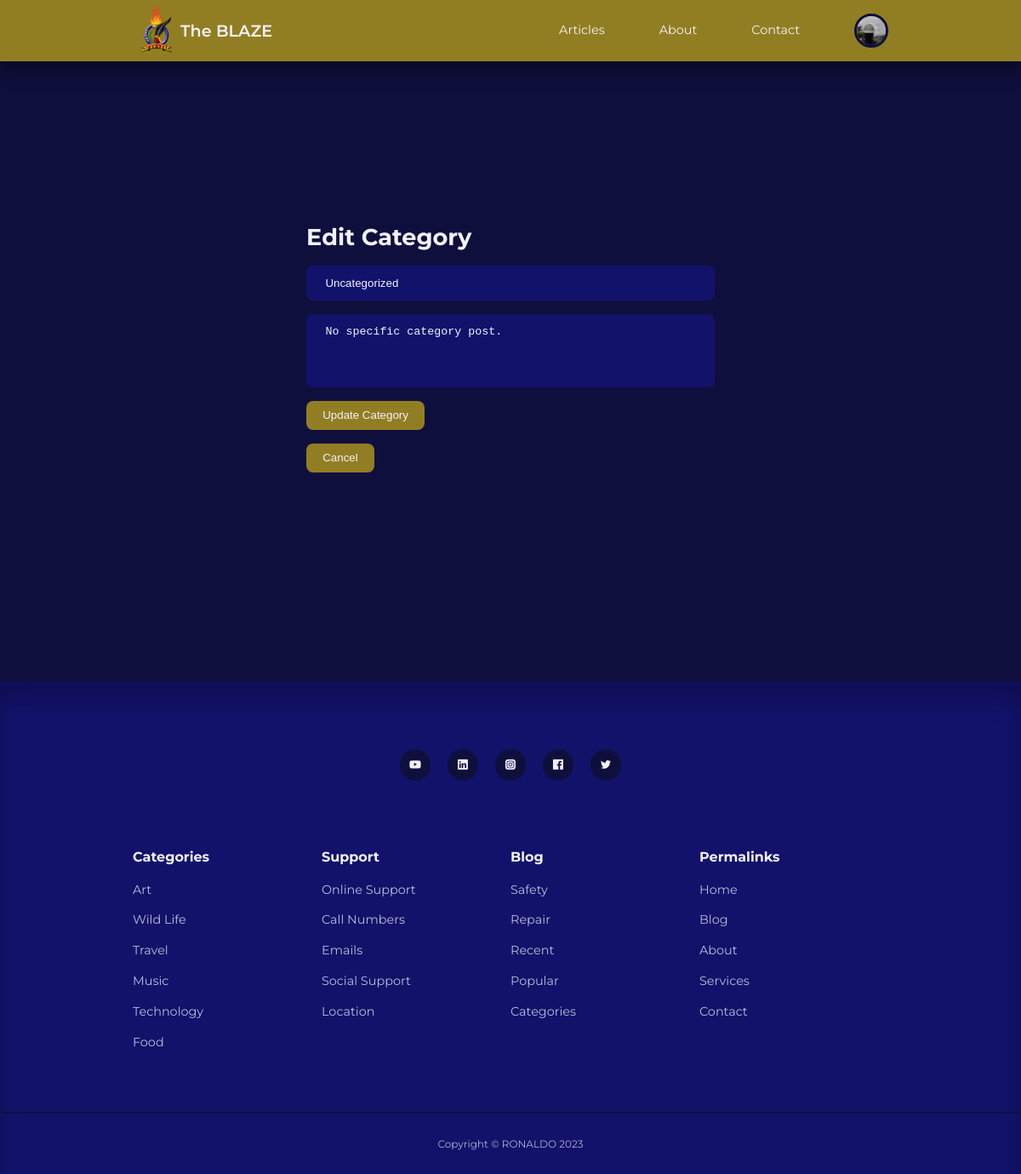
Page /admin/edit-category.php?id=15 (signed in) on the committed database.
### tables this page shows
CREATE TABLE `users` (
  `id` int(11) UNSIGNED NOT NULL,
  `firstname` varchar(50) NOT NULL,
  `lastname` varchar(50) NOT NULL,
  `username` varchar(50) NOT NULL,
  `email` varchar(100) NOT NULL,
  `password` varchar(255) NOT NULL,
  `avatar` varchar(255) NOT NULL,
  `is_admin` tinyint(1) NOT NULL
);

CREATE TABLE `categories` (
  `id` int(11) UNSIGNED NOT NULL,
  `title` varchar(50) NOT NULL,
  `description` text NOT NULL
);

### admin/components/header.php (called while the page is built, shortened)
<?php
require '../components/header.php';

### admin/edit-category.php (the view, shortened to what this page needs)
<?php
include 'components/header.php';
if (isset($_GET['id'])) {
    $id = filter_var($_GET['id'], FILTER_SANITIZE_NUMBER_INT);
    $query = "SELECT * FROM categories WHERE id=$id";
    $result = mysqli_query($connection, $query);
    if (mysqli_num_rows($result) == 1) {
        $category = mysqli_fetch_assoc($result);
    }
} else {
    header('location: ' . ROOT_URL . 'admin/manage-categories');
    die();
}
?>
<section class="form__section">
    <div class="container form__section-container">
        <h2>Edit Category</h2>
        <form action="<?= ROOT_URL ?>logics/edit-category-logic.php" method="POST">
            <input type="text" name="title" value="<?= $category['title'] ?>" placeholder="Title">
            <textarea rows="4" name="description" placeholder="Description"><?= $category['description'] ?></textarea>
            <button type="submit" name="submit" class="btn">Update Category</button>
            <button type="button" class="btn">
                <a href="manage-categories.php">Cancel</a>
            </button>
        </form>
    </div>
</section>
<?php
include '../components/footer.php';
?>

### components/header.php (shortened to what this page needs)
<?php
require 'config/database.php';
if (isset($_SESSION['user-id'])) {
    $id = filter_var($_SESSION['user-id'], FILTER_SANITIZE_NUMBER_INT);
    $query = "SELECT avatar FROM users WHERE id=$id";
    $result = mysqli_query($connection, $query);
    $avatar = mysqli_fetch_assoc($result);
}
?>
<!DOCTYPE html>
<html lang="en">
<head>
    <link rel="stylesheet" href="<?= ROOT_URL ?>css/style.css">
    <link rel="stylesheet" href="https://unicons.iconscout.com/release/v4.0.0/css/line.css">
</head>
<body>
    <nav>
        <div class="container nav__container">
            <a href="<?= ROOT_URL ?>" class="nav__logo">
                <img src="<?= ROOT_URL ?>/components/blaze_logo.png">
                The BLAZE
            </a>
            <ul class="nav__items">
                <li><a href="<?= ROOT_URL ?>blog.php">Articles</a></li>
                <li><a href="<?= ROOT_URL ?>about.php">About</a></li>
                <li><a href="<?= ROOT_URL ?>contact.php">Contact</a></li>
                <?php if (isset($_SESSION['user-id'])) : ?>
                    <li class="nav__profile">
                        <div class="avatar">
                            <img src="<?= ROOT_URL . 'images/' . $avatar['avatar'] ?>">
                        </div>
                    </li>
                <?php else : ?>
                    <li><a href="<?= ROOT_URL ?>signin.php">Sign in</a></li>
                <?php endif ?>
            </ul>
        </div>
    </nav>

### css/style.css (style rules this page uses)
:root { --color-primary: #927e22; --color-primary-light: hsla(242, 100%, 54%, 0.18); --color-primary-variant: #beae62; --color-red: #da0f3f; --color-red-light: hsl(346, 87%, 46%, 15%); --color-green: #00c476; --color-green-light: hsl(156, 100%, 38%, 15%); --color-gray-900: #12126b; --color-gray-700: #131181; --color-gray-300: rgba(242, 242, 254, 0.3); --color-gray-200: rgba(242, 242, 254, 0.7); --color-white: #f2f2fe; --color-bg: #0f0f3e; --transition: all 300ms ease; --container-width-lg: 74%; --container-width-md: 88%; --form-width: 40%; --card-border-radius-1: 0.3rem; --card-border-radius-2: 0.5rem; --card-border-radius-3: 0.8rem; --card-border-radius-4: 2rem; --card-border-radius-5: 5rem; }
* { margin: 0; padding: 0; outline: 0; border: 0; appearance: 0; list-style: none; text-decoration: none; box-sizing: border-box; }
body { font-family: 'Montserrat', sans-serif; line-height: 1.6; color: var(--color-gray-200); overflow-x: hidden; background: var(--color-bg); font-size: 0.9rem; }
.container { width: var(--container-width-lg); max-width: 1800px; margin-inline: auto; }
section { margin-top: 3rem; width: 100vw; }
h1, h2, h3, h4, h5 { color: var(--color-white); line-height: 1.3; }
h2 { font-size: 1.7rem; margin: 1rem 0; }
a { color: var(--color-white); transition: var(--transition); }
img { display: block; width: 100%; object-fit: cover; }
nav { background: var(--color-primary); width: 100vw; height: 4.5rem; position: fixed; top: 0; z-index: 10; box-shadow: 0 1rem 1rem rgba(0, 0, 0, 0.3); }
.nav__container { height: 100%; display: flex; align-items: center; justify-content: space-between; }
.avatar { width: 2.5rem; height: 2.5rem; border-radius: 50%; overflow: hidden; border: 0.2rem solid var(--color-bg); }
.nav__logo { display: flex; align-items: center; font-weight: 600; font-size: 1.2rem; }
.nav__logo img { width: 3.5rem; height: 4rem; }
.nav__items { display: flex; align-items: center; gap: 4rem; }
.nav__profile { position: relative; cursor: pointer; }
.btn { display: inline-block; width: fit-content; padding: 0.6rem 1.2rem; background: var(--color-primary); border-radius: var(--card-border-radius-2); cursor: pointer; transition: var(--transition); color: var(--color-white); }
.form__section { display: grid; place-items: center; height: 100vh; margin-top: 0; }
.form__section-container { width: var(--form-width); }
form { display: flex; flex-direction: column; gap: 1rem; }
input, textarea, select { padding: 0.8rem 1.4rem; background: var(--color-gray-900); border-radius: var(--card-border-radius-2); resize: none; color: var(--color-white); }

### rows in the picture
users: avatar (picture)
categories: title "Uncategorized", description "No specific category post."
